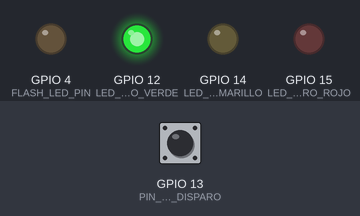
Simulated run of this sketch. Board: ESP32. On the bench: output pins drawn as LEDs (lit = HIGH). The test bench sets the inputs (shaded band); at power-on: GPIO 13 (PIN_BOTON_DISPARO) HIGH. WiFi joins after 1.5 s; servers stay silent unless stated; uploads are accepted with an empty reply; the camera gives no picture; what the sketch prints to the serial monitor is not drawn.

Above: at 1.1 s.
At 4.7 s:
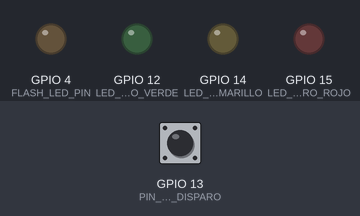
4.8 s: GPIO 13 (PIN_BOTON_DISPARO) pulled LOW for 0.15 s
At 4.95 s:
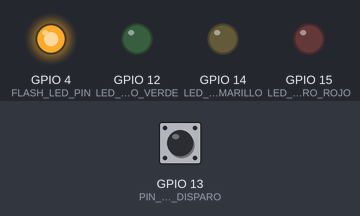
Timing chart, 0 to 7.8 s (numbered marks = the images above; inputs shaded):
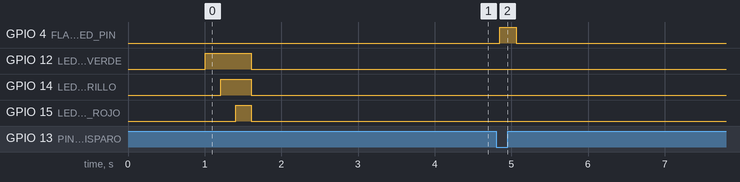

Measured:
- after the input at 4.8 s, GPIO 4 (FLASH_LED_PIN): LOW → HIGH after 0.05 s, → LOW 0.21 s later

The sketch:

AgroScan_ESP32CAM.ino
```cpp
/*
  =============================================================================
  agroScan - Firmware IoT de Captura Fitosanitaria para ESP32-CAM
  Institución: Tecsup • Proyecto Agroscaner 🍓
  Hardware: Módulo AI-Thinker ESP32-CAM con Sensor Óptico OV2640
  =============================================================================

  Características del Firmware:
  1. Servidor Web local (HTTP):
     - GET /         -> Estado del sistema y confirmación de conectividad.
     - GET /capture  -> Captura y entrega foto JPEG en alta resolución.
     - GET /stream   -> Transmisión de video en vivo (MJPEG).
  2. Disparo Físico por Pulsador (Cabina de Inspección):
     - Al presionar el botón físico, enciende el Flash LED, toma la foto,
       la envía al Backend FastAPI (/analizar) y enciende el LED correspondiente
       del Semáforo Físico (Verde, Amarillo o Rojo) según la IA.
  3. Doble Modo Wi-Fi:
     - Conexión a red existente (Router / Celular) o Punto de Acceso Propio
       (SSID: "AgroScan-Tecsup-Cam", IP fija 192.168.4.1 para campo sin router).
  =============================================================================
*/

#include "esp_camera.h"
#include <WiFi.h>
#include <WebServer.h>
#include <HTTPClient.h>
#include <ArduinoJson.h> // Instalar librería ArduinoJson en el Gestor de Bibliotecas

// ================= 1. CONFIGURACIÓN DE RED WI-FI =================
// Si deseas conectar a un router o zona Wi-Fi de celular:
const char* WIFI_SSID = "TU_WIFI_AQUI";
const char* WIFI_PASS = "TU_PASSWORD_AQUI";

// Si no hay red, activará su propio Punto de Acceso en el campo:
const char* AP_SSID = "AgroScan-Tecsup-Cam";
const char* AP_PASS = "agroscan2026";
bool modoPuntoAcceso = false;

// IP del servidor Backend (FastAPI en PC o Nube)
String backendServerUrl = "http://192.168.1.100:8000/analizar";

// ================= 2. DEFINICIÓN DE PINES (AI-THINKER ESP32-CAM) =================
#define PWDN_GPIO_NUM     32
#define RESET_GPIO_NUM    -1
#define XCLK_GPIO_NUM      0
#define SIOD_GPIO_NUM     26
#define SIOC_GPIO_NUM     27

#define Y9_GPIO_NUM       35
#define Y8_GPIO_NUM       34
#define Y7_GPIO_NUM       39
#define Y6_GPIO_NUM       36
#define Y5_GPIO_NUM       21
#define Y4_GPIO_NUM       19
#define Y3_GPIO_NUM       18
#define Y2_GPIO_NUM        5
#define VSYNC_GPIO_NUM    25
#define HREF_GPIO_NUM     23
#define PCLK_GPIO_NUM     22

// Pines de Actuadores y Semáforo Físico
#define FLASH_LED_PIN      4   // Flash LED de alta potencia integrado
#define PIN_BOTON_DISPARO 13   // Pulsador físico frontal de la cabina (PULLUP)
#define LED_SEMAFORO_VERDE 12  // Salida LED Verde (Apta Exportación)
#define LED_SEMAFORO_AMARILLO 14 // Salida LED Amarillo (Revisión)
#define LED_SEMAFORO_ROJO 15   // Salida LED Rojo (Descarte Botrytis)

WebServer server(80);

// ================= 3. INICIALIZACIÓN DE LA CÁMARA OV2640 =================
bool iniciarCamara() {
  camera_config_t config;
  config.ledc_channel = LEDC_CHANNEL_0;
  config.ledc_timer = LEDC_TIMER_0;
  config.pin_d0 = Y2_GPIO_NUM;
  config.pin_d1 = Y3_GPIO_NUM;
  config.pin_d2 = Y4_GPIO_NUM;
  config.pin_d3 = Y5_GPIO_NUM;
  config.pin_d4 = Y6_GPIO_NUM;
  config.pin_d5 = Y7_GPIO_NUM;
  config.pin_d6 = Y8_GPIO_NUM;
  config.pin_d7 = Y9_GPIO_NUM;
  config.pin_xclk = XCLK_GPIO_NUM;
  config.pin_pclk = PCLK_GPIO_NUM;
  config.pin_vsync = VSYNC_GPIO_NUM;
  config.pin_href = HREF_GPIO_NUM;
  config.pin_sccb_sda = SIOD_GPIO_NUM;
  config.pin_sccb_scl = SIOC_GPIO_NUM;
  config.pin_pwdn = PWDN_GPIO_NUM;
  config.pin_reset = RESET_GPIO_NUM;
  config.xclk_freq_hz = 20000000;
  config.pixel_format = PIXFORMAT_JPEG;

  // Ajuste según memoria PSRAM
  if (psramFound()) {
    config.frame_size = FRAMESIZE_SVGA; // 800x600 óptimo para IA
    config.jpeg_quality = 12;           // Calidad alta (0-63, menor = mayor calidad)
    config.fb_count = 2;
  } else {
    config.frame_size = FRAMESIZE_VGA;  // 640x480
    config.jpeg_quality = 15;
    config.fb_count = 1;
  }

  esp_err_t err = esp_camera_init(&config);
  if (err != ESP_OK) {
    Serial.printf("[ERROR] Falló la inicialización de la cámara: 0x%x\n", err);
    return false;
  }

  sensor_t * s = esp_camera_sensor_get();
  // Calibración de color para fresa
  s->set_brightness(s, 1);     // Brillo leve
  s->set_contrast(s, 1);       // Contraste para resaltar hongo
  s->set_saturation(s, 1);     // Saturación de color rojo
  s->set_whitebal(s, 1);       // Balance de blancos automático
  s->set_awb_gain(s, 1);

  Serial.println("[OK] Sensor OV2640 calibrado e iniciado con éxito.");
  return true;
}

// ================= 4. MANEJADORES DE RUTAS WEB =================
void handleRoot() {
  server.send(200, "text/plain", "agroScan ESP32-CAM (Tecsup) en linea 🟢");
}

void handleCapture() {
  // Enciende flash brevemente
  digitalWrite(FLASH_LED_PIN, HIGH);
  delay(120);

  camera_fb_t * fb = esp_camera_fb_get();
  digitalWrite(FLASH_LED_PIN, LOW);

  if (!fb) {
    server.send(500, "text/plain", "Fallo al capturar imagen del sensor");
    return;
  }

  server.sendHeader("Content-Disposition", "inline; filename=fresa.jpg");
  server.send_P(200, "image/jpeg", (const char *)fb->buf, fb->len);
  esp_camera_fb_return(fb);
}

// ================= 5. DISPARO FÍSICO Y ENVÍO AL BACKEND =================
void dispararYEnviarABackend() {
  Serial.println("\n[CABINA] Pulsador accionado -> Iniciando captura con Flash...");

  // 1. Enciende Flash y captura
  digitalWrite(FLASH_LED_PIN, HIGH);
  delay(150);
  camera_fb_t * fb = esp_camera_fb_get();
  digitalWrite(FLASH_LED_PIN, LOW);

  if (!fb) {
    Serial.println("[ERROR] Error al capturar foto.");
    return;
  }

  if (WiFi.status() != WL_CONNECTED && !modoPuntoAcceso) {
    Serial.println("[ERROR] Wi-Fi desconectado. No se puede enviar al backend.");
    esp_camera_fb_return(fb);
    return;
  }

  Serial.println("[ENVIANDO] Transfiriendo foto al servidor Backend FastAPI...");

  HTTPClient http;
  http.begin(backendServerUrl);

  String boundary = "----AgroScanBoundary7MA4YWxkTrZu0gW";
  http.addHeader("Content-Type", "multipart/form-data; boundary=" + boundary);

  String head = "--" + boundary + "\r\nContent-Disposition: form-data; name=\"file\"; filename=\"fresa_esp32.jpg\"\r\nContent-Type: image/jpeg\r\n\r\n";
  String tail = "\r\n--" + boundary + "--\r\n";

  size_t totalLen = head.length() + fb->len + tail.length();

  uint8_t * payload = (uint8_t *)malloc(totalLen);
  if (!payload) {
    Serial.println("[ERROR] Memoria insuficiente para armar payload.");
    esp_camera_fb_return(fb);
    http.end();
    return;
  }

  memcpy(payload, head.c_str(), head.length());
  memcpy(payload + head.length(), fb->buf, fb->len);
  memcpy(payload + head.length() + fb->len, tail.c_str(), tail.length());

  int httpCode = http.POST(payload, totalLen);
  free(payload);
  esp_camera_fb_return(fb);

  if (httpCode == 200) {
    String response = http.getString();
    Serial.println("[EXITO] Respuesta recibida de Gemini IA:");
    Serial.println(response);

    // Parsear respuesta JSON para encender el semáforo físico
    DynamicJsonDocument doc(1024);
    DeserializationError error = deserializeJson(doc, response);
    if (!error) {
      String semaforo = doc["semaforo"].as<String>();
      actualizarSemaforoFisico(semaforo);
    }
  } else {
    Serial.printf("[ERROR] Falló envío al servidor. Código HTTP: %d\n", httpCode);
  }

  http.end();
}

void actualizarSemaforoFisico(String semaforo) {
  // Apagar todos primero
  digitalWrite(LED_SEMAFORO_VERDE, LOW);
  digitalWrite(LED_SEMAFORO_AMARILLO, LOW);
  digitalWrite(LED_SEMAFORO_ROJO, LOW);

  if (semaforo.equalsIgnoreCase("verde")) {
    Serial.println(">>> SEMÁFORO: VERDE (Óptima / Exportación)");
    digitalWrite(LED_SEMAFORO_VERDE, HIGH);
  } else if (semaforo.equalsIgnoreCase("amarillo")) {
    Serial.println(">>> SEMÁFORO: AMARILLO (Revisión / Mercado Local)");
    digitalWrite(LED_SEMAFORO_AMARILLO, HIGH);
  } else {
    Serial.println(">>> SEMÁFORO: ROJO (Descarte / Botrytis Detectada)");
    digitalWrite(LED_SEMAFORO_ROJO, HIGH);
  }

  delay(4000); // Mantener encendido 4 segundos para visualización del técnico
  digitalWrite(LED_SEMAFORO_VERDE, LOW);
  digitalWrite(LED_SEMAFORO_AMARILLO, LOW);
  digitalWrite(LED_SEMAFORO_ROJO, LOW);
}

// ================= 6. SETUP & LOOP =================
void setup() {
  Serial.begin(115200);
  delay(1000);

  Serial.println("\n=============================================");
  Serial.println("  agroScan - SISTEMA IOT ESP32-CAM (TECSUP)  ");
  Serial.println("=============================================");

  pinMode(FLASH_LED_PIN, OUTPUT);
  digitalWrite(FLASH_LED_PIN, LOW);

  pinMode(PIN_BOTON_DISPARO, INPUT_PULLUP);
  pinMode(LED_SEMAFORO_VERDE, OUTPUT);
  pinMode(LED_SEMAFORO_AMARILLO, OUTPUT);
  pinMode(LED_SEMAFORO_ROJO, OUTPUT);

  // Test rápido de LEDs
  digitalWrite(LED_SEMAFORO_VERDE, HIGH);
  delay(200);
  digitalWrite(LED_SEMAFORO_AMARILLO, HIGH);
  delay(200);
  digitalWrite(LED_SEMAFORO_ROJO, HIGH);
  delay(200);
  digitalWrite(LED_SEMAFORO_VERDE, LOW);
  digitalWrite(LED_SEMAFORO_AMARILLO, LOW);
  digitalWrite(LED_SEMAFORO_ROJO, LOW);

  if (!iniciarCamara()) {
    Serial.println("[ERROR CRÍTICO] Cámara no disponible. Deteniendo.");
    while (true) { delay(1000); }
  }

  // Intento de conexión Wi-Fi
  Serial.print("Conectando a Wi-Fi: ");
  Serial.println(WIFI_SSID);
  WiFi.begin(WIFI_SSID, WIFI_PASS);

  int intentos = 0;
  while (WiFi.status() != WL_CONNECTED && intentos < 20) {
    delay(400);
    Serial.print(".");
    intentos++;
  }

  if (WiFi.status() == WL_CONNECTED) {
    Serial.println("\n[OK] Conectado a Wi-Fi!");
    Serial.print("IP Asignada a la Cámara: http://");
    Serial.println(WiFi.localIP());
  } else {
    // Si no conecta, levantar Punto de Acceso propio (Modo Campo)
    Serial.println("\n[AVISO] No se pudo conectar al router. Activando Punto de Acceso Propio...");
    WiFi.softAP(AP_SSID, AP_PASS);
    modoPuntoAcceso = true;
    Serial.print("[AP ACTIVO] Red: ");
    Serial.println(AP_SSID);
    Serial.print("IP de la Cámara: http://");
    Serial.println(WiFi.softAPIP());
  }

  // Rutas del servidor Web
  server.on("/", handleRoot);
  server.on("/capture", handleCapture);
  server.begin();
  Serial.println("[SERVIDOR] Servidor Web HTTP listo en puerto 80.");
  Serial.println("Listo para capturar muestras. Presiona el botón frontal para disparar.");
}

void loop() {
  server.handleClient();

  // Lectura del pulsador frontal (activo en LOW por INPUT_PULLUP)
  if (digitalRead(PIN_BOTON_DISPARO) == LOW) {
    delay(50); // Anti-rebote
    if (digitalRead(PIN_BOTON_DISPARO) == LOW) {
      dispararYEnviarABackend();
      while (digitalRead(PIN_BOTON_DISPARO) == LOW) {
        delay(10); // Esperar a que suelte el botón
      }
    }
  }
}
```
